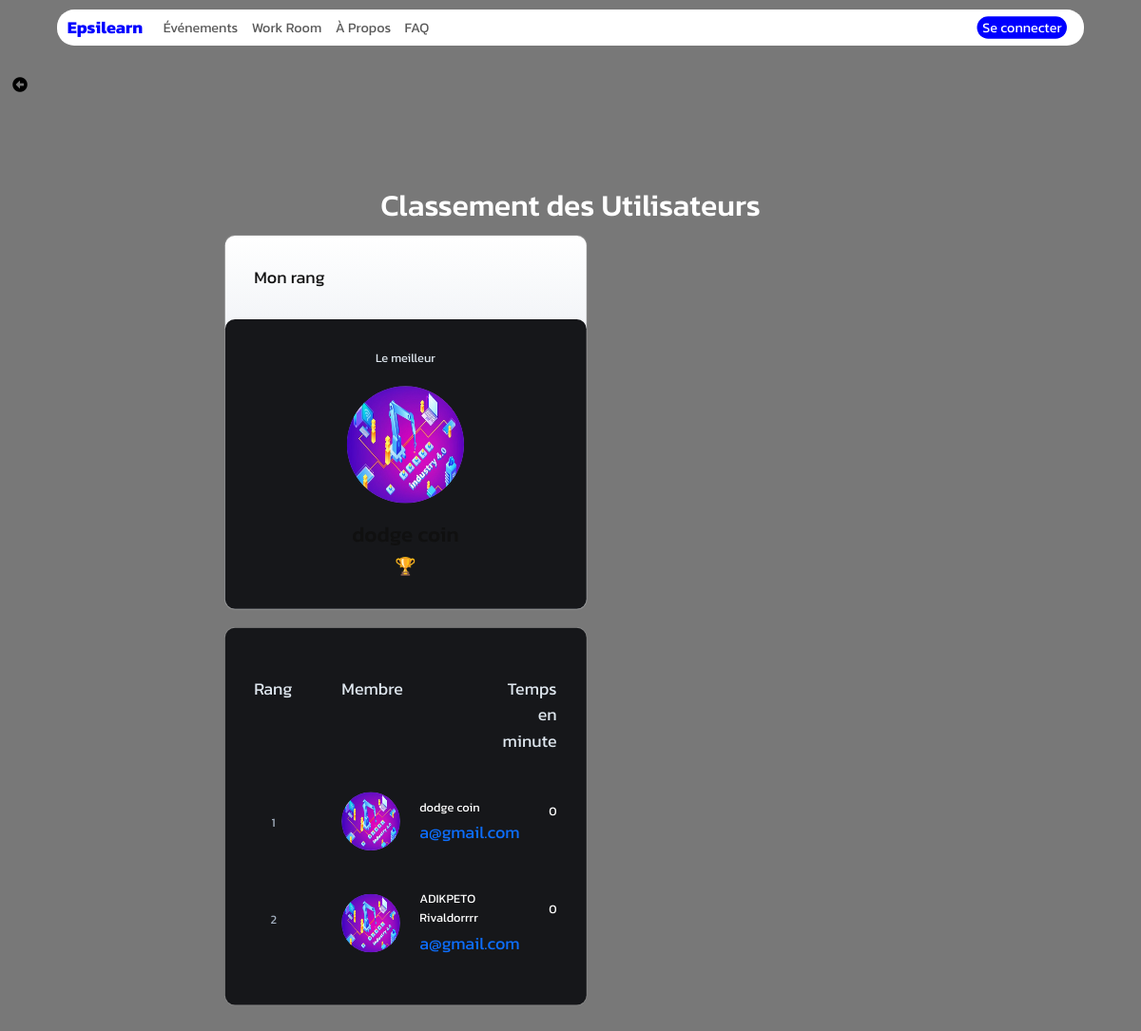
The app's page /classementpomodoro with its own data.
### App/Models/models.py (models this page shows, shortened)
class User(db.Model):
    id = db.Column(db.Integer, primary_key=True)
    nom = db.Column(db.String(50))
    prenom = db.Column(db.String(50))
    nationalite = db.Column(db.String(50))
    mail = db.Column(db.String(50))
    code = db.Column(db.String(50))
    pseudo=db.Column(db.String(200))
    date_naiss=db.Column(db.DateTime)
    ter = db.Column(db.String(50),default="non")
    age=db.Column(db.Integer)
    confirmer = db.Column(db.String(50),default="non")
    mdp=db.Column(db.String(50))
    photo=db.Column(db.String(50),default="static/Profil/unknown.jpg")
    password_reset_token = db.Column(db.String(100))
    password_reset_expiration = db.Column(db.DateTime)
    role=db.Column(db.String(200))
    etudiant= db.relationship('Etudiant', backref='acces_etudiant', foreign_keys='Etudiant.id_user_e')
    prof= db.relationship('Prof', backref='acces_prof', foreign_keys='Prof.id_user_p')
    autre= db.relationship('Autre', backref='acces_autre', foreign_keys='Autre.id_user_a')

### App/Pomodoro/routes_pomodoro.py (the view)
@PomodoroBp.route('/classementpomodoro')
def classement():
    try:
        userid = session.get('userid')
        classement_users = db.session.query(
            Pomodoro.id_utilisateur,
            User.photo,
            User.mail,
            Pomodoro.time
        ).group_by(Pomodoro.id_utilisateur).order_by(db.desc('time')).all()
        classement_data = []
        for index, (user_id, photo,mail,total_time) in enumerate(classement_users, start=1):
            user = User.query.get(user_id)
            classement_data.append({
                'index':index,
                'id':user_id,
                'nom': user.nom,
                'prenom': user.prenom,
                'mail':mail,
                'temps_effectue': total_time,
                'phot':photo
            })
    except Exception as e:
        render_template('error.html')
    return render_template('classementpomodoro.html', classement_data=classement_data,userid=userid)

### App/Controllers/fonction.py (called while the page is built)
def get_current_user():
    _current_user=None
    if session.get("userid"):
        user=User.query.get(session.get("userid"))
        if user:
            _current_user=user
    return _current_user

### App/Main/routes_home.py (called while the page is built)
@MainBp.app_context_processor
def inject_param():
    return dict(current_user=current_user,np=np,nd=nd,n_stud=n_stud,user_type=session.get("role"))

### app.py (called while the page is built)
@app.after_request
def set_secure_headers(response):
    response.headers['X-Content-Type-Options'] = 'nosniff'
    response.headers['X-Frame-Options'] = 'SAMEORIGIN'
    response.headers['X-XSS-Protection'] = '1; mode=block'
    return response

@app.before_request
def update_session_time():
    if user:
        if user.id not in processed_requests and user.id is not None:
            last_activity_key = f'last_activity:{user.id}'
            redis_store.set(last_activity_key, datetime.now().strftime('%Y-%m-%d %H:%M:%S'), ex=3)
            session['online_users'] = len(redis_store.keys('last_activity:*'))
            processed_requests[user.id] = True

### App/Pomodoro/templates/classementpomodoro.html (shortened to what this page needs)
{% extends "base.html" %}
    {% block content %}
<a href="/pomodoro" class="btn btn" style="margin-top: 30px;color: rgb(0, 0, 0);"><i class="fa fa-arrow-alt-circle-left"></i></a>
<div class="l-wrapper " style="scale: 0.8;margin-top: -50px;">
    <h1 class="text-center">Classement des Utilisateurs</h1>
    <div class="l-grid mt-3">
      <div class="l-grid__item l-grid__item--sticky">
        <div class="c-card u-bg--light-gradient u-text--dark">
          <div class="c-card__body">
            <div class="u-display--flex u-justify--space-between">
              <div class="u-text--left">
                <div class="u-text--small">Mon rang</div>
            </div>
          </div>
        </div>
        <div class="c-card">
          <div class="c-card__body">
            <div class="u-text--center" id="winner">
                <div class="u-text-small u-text--medium u-mb--16">Le meilleur</div>
                <img class="c-avatar c-avatar--lg" src="{{classement_data[0].phot}}"/>
                <h3 class="u-mt--16">{{ classement_data[0].nom }} {{ classement_data[0].prenom }}</h3>
                <span class="u-text--teal u-text--small">🏆</span>
            </div>
          </div>
        </div>
      </div>
      <div class="l-grid__item">
        <div class="c-card">
          <div class="c-card__body">
            <ul class="c-list" id="list">
              <li class="c-list__item">
                <div class="c-list__grid">
                  <div class="u-text--left u-text--small u-text--medium">Rang</div>
                  <div class="u-text--left u-text--small u-text--medium">Membre</div>
                  <div class="u-text--right u-text--small u-text--medium">Temps en minute</div>
                </div>
              </li>
              {% for data in classement_data %}
              <li class="c-list__item">
                <div class="c-list__grid">
                    <div class="c-flag c-place u-bg--transparent">{{data.index }}</div>
                    <div class="c-media">
                      <img class="c-avatar c-media__img" src="../{{data.phot}}" />
                      <div class="c-media__content">
                        <div class="c-media__title">{{ data.nom }} {{ data.prenom }}</div>
                        <a class="c-media__link u-text--small"  target="_blank" style="text-decoration: none;">{{ data.mail}} </a>
                      </div>
                    </div>
                    <div class="u-text--right c-kudos">
                      <div class="u-mt--8">
                        {{ data.temps_effectue }}
                      </div>
                    </div>
                  </div>
              </li>
              {% endfor %}
            </ul>
          </div>
        </div>
      </div>
    </div>
  </div>
  {% endblock %}

### App/Pomodoro/templates/classementpomodoro.html (style rules this page uses)
html { --black: #000000; --white: #ffffff; --darkest: #101010; --darker: #16171A; --dark: #A3AFBF; --medium: #DFE7EF; --light: #CAD4E1; --lighter: #F5F8FC; --lightest: var(--white); --primary: #7B16FF; --primary-light: #DDD9FF; --primary-trans: rgba(123,22,255,0.4); --yellow: #FDCB6E; --orange: #E17055; --teal: #00CEC9; --bg: var(--darkest); --color: var(--lightest); --surface: var(--darker); }
body { background: #787878; color: var(--color); font-family: 'Kanit' }
.l-wrapper { width: 100%; max-width: 960px; margin: auto; padding: 1.6rem 1.6rem 3.2rem; }
.l-grid { display: grid; grid-template-columns: 1fr 2fr; grid-column-gap: 1.6rem; grid-row-gap: 1.6rem; position: relative; }
.c-card { border-radius: 0.8rem; background: var(--surface); width: 100%; margin-bottom: 1.6rem; box-shadow: 0px 0px 0px 1px rgba(255, 255, 255, 0.12); }
.c-card__body, .c-card__header { padding: 2.4rem; }
.c-list { margin: 0; padding: 0; list-style-type: none; }
.c-list__item { padding: 1.6rem 0; }
.c-list__item .c-flag { margin-top: 0.8rem; }
.c-list__grid { display: grid; grid-template-columns: 4.8rem 3fr 1fr; grid-column-gap: 2.4rem; }
.c-media { display: inline-flex; align-items: center; }
.c-media__content { padding-left: 1.6rem; }
.c-media__title { margin-bottom: 0.4rem; }
.c-avatar { display: inline-flex; align-items: center; justify-content: center; width: 4.8rem; height: 4.8rem; box-shadow: inset 0px 0px 0px 1px currentColor; border-radius: 50%; background: var(--lightest); color: var(--dark); }
.c-avatar--lg { width: 9.6rem; height: 9.6rem; }
.c-flag { display: inline-flex; align-items: center; justify-content: center; width: 3.2rem; height: 3.2rem; background: var(--lightest); color: var(--dark); border-radius: 0.4rem; }
.u-text--left { text-align: left; }
.u-text--center { text-align: center; }
.u-text--right { text-align: right; }
.u-text--dark { color: var(--darkest) !important; }
.u-bg--transparent { background: transparent !important; }
.u-text--medium { color: var(--medium) !important; }
.u-text--teal { color: var(--teal) !important; }
.u-bg--light-gradient { background: linear-gradient(to top, var(--light), var(--lightest)) !important; }
.u-display--flex { display: flex; }
.u-justify--space-between { justify-content: space-between; }
.u-text--small { font-size: 1.4rem; }
.u-mt--8 { margin-top: 0.8rem; }
.u-mb--16 { margin-bottom: 1.6rem; }
.u-mt--16 { margin-top: 1.6rem; }

### records on screen
User: index "1", nom "dodge", prenom "coin", mail "a@gmail.com", temps_effectue "0"
User: index "2", nom "ADIKPETO", prenom "Rivaldorrrr", mail "a@gmail.com", temps_effectue "0"
